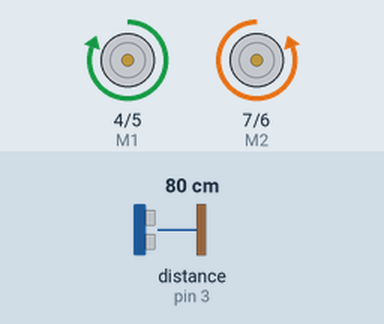
This sketch was run on a simulated Arduino Uno, built with avr-gcc and run on an emulated ATmega328P. Parts: direction and speed pins drawn as motors (green arrow = direction pin HIGH = forward, orange = LOW = backward, longer = more drive). Wiring (inferred from the names in the program): ultrasonic range finder: trigger pin 2; echo pin 3. The test bench sets the inputs (shaded band); at power-on: distance to the obstacle (sensor on pin 3) 80 cm. The echo pulse lasts 58.3 µs per cm; random numbers use the default seed unless the sketch sets one; what the sketch prints to the serial monitor is not drawn.

Above: at 1.2 s.
1.3 s: distance to the obstacle (sensor on pin 3) set to 2 cm
At 2.5 s:
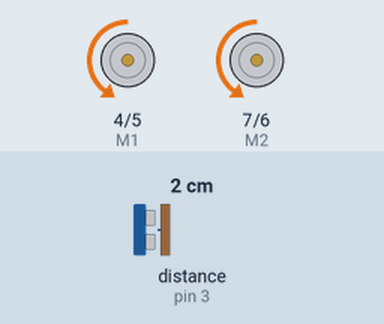
2.8 s: distance to the obstacle (sensor on pin 3) set to 18 cm
At 4.0 s:
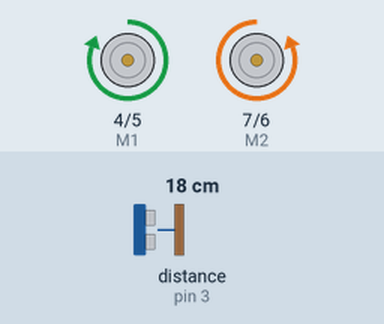
4.3 s: distance to the obstacle (sensor on pin 3) set to 4 cm
At 4.8 s:
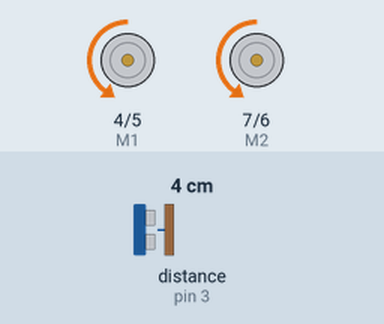
5.8 s: distance to the obstacle (sensor on pin 3) set to 120 cm
At 6.8 s:
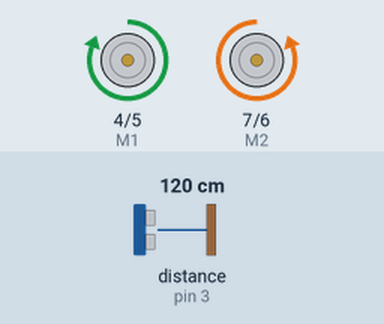
7.3 s: distance to the obstacle (sensor on pin 3) set to 9 cm
At 7.9 s:
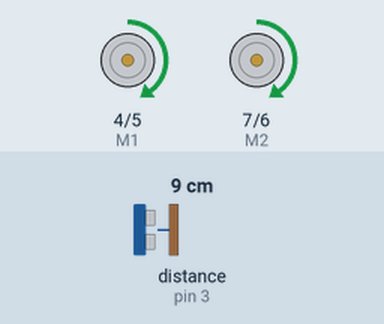
Timing chart, 0 to 9.8 s (numbered marks = the images above; inputs shaded):
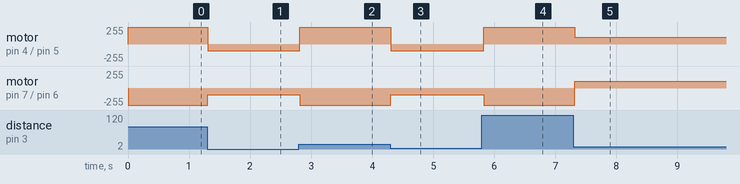

Measured:
- after the input at 1.3 s, motor on pin 4 (M1) / pin 5 (E1): forward 255/255 → backward 100/255 at once; motor on pin 7 (M2) / pin 6 (E2): backward 255/255 → backward 100/255 at once
- after the input at 2.8 s, motor on pin 4 (M1) / pin 5 (E1): backward 100/255 → forward 255/255 at once; motor on pin 7 (M2) / pin 6 (E2): backward 100/255 → backward 255/255 at once
- after the input at 4.3 s, motor on pin 4 (M1) / pin 5 (E1): forward 255/255 → backward 100/255 at once; motor on pin 7 (M2) / pin 6 (E2): backward 255/255 → backward 100/255 at once
- after the input at 5.8 s, motor on pin 4 (M1) / pin 5 (E1): backward 100/255 → forward 255/255 at once; motor on pin 7 (M2) / pin 6 (E2): backward 100/255 → backward 255/255 at once
- after the input at 7.3 s, motor on pin 4 (M1) / pin 5 (E1): forward 255/255 → forward 100/255 at once; motor on pin 7 (M2) / pin 6 (E2): backward 255/255 → forward 100/255 at once

The sketch:

obstacle_avoider.ino
```cpp
// MFV++
// MOSSBot
//
// A nxt4you and MOSS project
// Versão inicial que se desvia de obstáculos
//

//Parâmetros do MOSSBot ==========================================
const int SafeDistance = 15; //centímetros
const int LoopCicleDelay = 20; //milisegundos

const int turnSpeed = 100; //velocidade a curvar
const int fullSpeed = 255; //velocidade máxima

bool turningLeft = false;
bool turningRight = false;

//Pins  ==========================================================
//Standard PWM DC control
const int E1 = 5;    //Controlo de velocidade de M1
const int E2 = 6;    //Controlo de velocidade de M2
const int M1 = 4;    //Controlo de direcção de M1
const int M2 = 7;    //Controlo de direcção de  M2
//ultrasom
#define trigPin 2
#define echoPin 3

// Setup =========================================================

//MFV++ Configurações do MOSSBot
void setup()
{

  //ultrasom
  pinMode(trigPin, OUTPUT);
  pinMode(echoPin, INPUT);

  //Declarar Portas dos Motores
  //pinMode(2, OUTPUT);
  //pinMode(3, INPUT);
  pinMode(4, OUTPUT);
  pinMode(5, OUTPUT);
  pinMode(6, OUTPUT);
  pinMode(7, OUTPUT);

  Serial.begin(19200);
}

// Loop ==========================================================
void loop()
{
  //MFV++ Iteração contínua
  DecideBestDirection();
  delay(LoopCicleDelay);
}

// Obstacle Avoidance Behaviour ==================================

//MFV++ Deverá passar a classe própria
int DecideBestDirection()
{
  // MFV++
  // Verifica a distância
  // a que se encontra de possíveis obstáculos
  int distance = medir_dist();;
  Serial.print("Distância actual = ");
  Serial.print(distance);

  //MFV++ distância de segurança
  if(distance < SafeDistance)
  {
    //valida se já está a virar para algum lado
    if (turningLeft)
    {
      virar_E(turnSpeed,turnSpeed);
    }
    else if (turningRight)
    {
      //continua a virar à direita
       virar_D(turnSpeed,turnSpeed);
    }
    else
    {
      //parar motor
      stop();

      //se tiver servo no futuro, poderemos validar se temos obstáculo à esquerda ou à direita e escolher
      //para já vira para um lado qualquer
      if(random(100) > 50)
      {
        //vira à direita
	turningRight = true;
	turningLeft = false;
	virar_D(turnSpeed,turnSpeed);
	Serial.println("Vira à direita");
      }
      else
      {
        //vira à esquerda
        turningLeft = true;
	turningRight = false;
	virar_E(turnSpeed,turnSpeed);
	Serial.println("Vira à esquerda");
      }
    }
  }
  else
  {
    turningLeft = false;
    turningRight = false;
    andar_F(fullSpeed,fullSpeed);
    Serial.println("Em frente");
  }
}

//Passar a classe motores
void stop(){
  //Stop
  digitalWrite(E1,LOW);
  digitalWrite(E2,LOW);
}

//Passar a classe motores
void virar_D(int a,int b) //Virar à direita
{
  analogWrite (E1,a);
  digitalWrite(M1,HIGH);
  analogWrite (E2,b);
  digitalWrite(M2,HIGH);

}

//Passar a classe motores
void andar_F (int a,int b) //Andar para a frente
{
  analogWrite (E1,a);
  digitalWrite(M1,HIGH);
  analogWrite (E2,b);
  digitalWrite(M2,LOW);

}

//Passar a classe motores
void virar_E(int a,int b) //Virar à esquerda
{
  analogWrite (E1,a);
  digitalWrite(M1,LOW);
  analogWrite (E2,b);
  digitalWrite(M2,LOW);

}

//Passar a classe motores
void andar_T (char a,char b) //Andar para trás
{
  analogWrite (E1,a);
  digitalWrite(M1,LOW);
  analogWrite (E2,b);
  digitalWrite(M2,LOW);
}


//passar a classe ultrasom
int medir_dist(){
  int dur, dist;
  digitalWrite(trigPin, HIGH);
  delayMicroseconds(1000);
  digitalWrite(trigPin, LOW);
  dur = pulseIn(echoPin, HIGH);
  dist = (dur/2) / 29.1;
  return dist;
}
```
